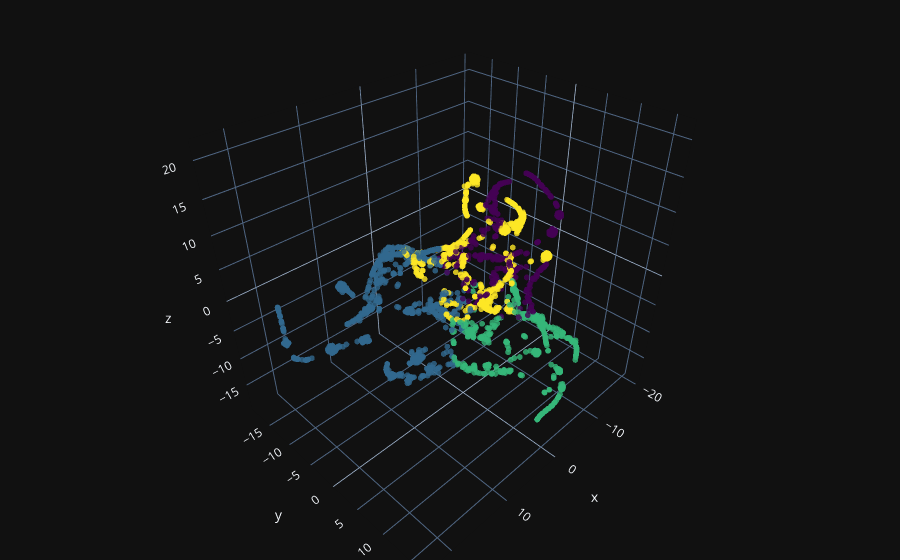

Here is the notebook cell this chart was saved with:
### Code cell
[x, y, z] = np.transpose(tsne_embedding)
freq_topic = [topic_vec.argsort()[-1] for topic_vec in lda.transform(vector_claims_train)]

fig = go.Figure(data=[go.Scatter3d(
    x=x,
    y=y,
    z=z,
    mode='markers',
    marker=dict(
        size=2,
        color=freq_topic,                # set color to an array/list of desired values
        colorscale='Viridis',   # choose a colorscale
        opacity=0.8
    )
)])

fig.update_layout(margin=dict(l=0, r=0, b=0, t=0))

fig.show()

### Figure 1 — Plotly figure (JSON) as saved in the notebook; plotly's stock layout.template omitted (floating-point values rounded to 4 significant figures; data arrays with more than 128 entries replaced by an {"elided": "..."} marker saying what was removed)
{"data": [{"marker": {"color": {"elided": "2453 int values"}, "colorscale": [[0.0, "#440154"], [0.1111, "#482878"], [0.2222, "#3e4989"], [0.3333, "#31688e"], [0.4444, "#26828e"], [0.5556, "#1f9e89"], [0.6667, "#35b779"], [0.7778, "#6ece58"], [0.8889, "#b5de2b"], [1.0, "#fde725"]], "opacity": 0.8, "size": 2}, "mode": "markers", "x": {"elided": "2453 float values"}, "y": {"elided": "2453 float values"}, "z": {"elided": "2453 float values"}, "type": "scatter3d"}], "layout": {"margin": {"l": 0, "r": 0, "b": 0, "t": 0}}}
